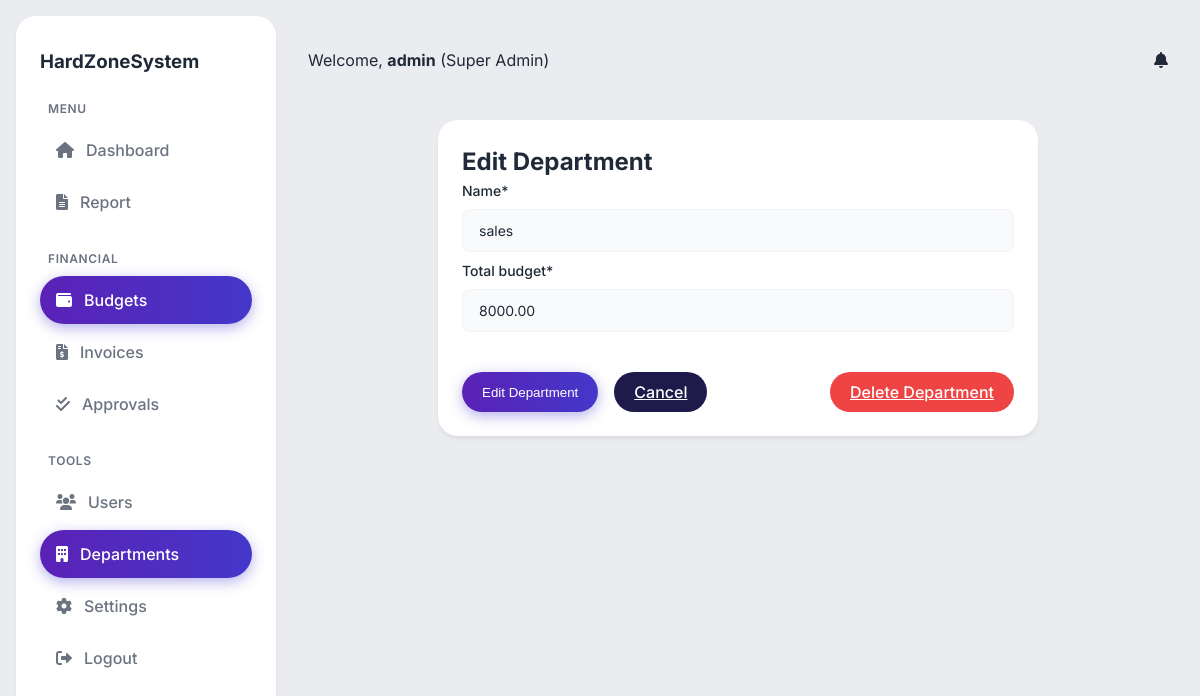
The page /budgets/departments/edit/6/ (signed in) on the database its author committed.
### users/models.py (models this page shows, shortened)
class CustomUser(AbstractUser):
    ROLE_CHOICES = (
        ('ADMIN', 'Super Admin'),
        ('MANAGER', 'Manager'),
        ('EMPLOYEE', 'Employee'),
    )
    role = models.CharField(max_length=20, choices=ROLE_CHOICES, default='EMPLOYEE')
    department = models.ForeignKey('budgets.Department', on_delete=models.SET_NULL, null=True, blank=True, related_name='members')
    manager = models.ForeignKey('self', on_delete=models.SET_NULL, null=True, blank=True, related_name='subordinates')
    status = models.BooleanField(default=True) # True for Active, False for Inactive

### budgets/models.py (models this page shows, shortened)
class Department(models.Model):
    name = models.CharField(max_length=100, unique=True)
    total_budget = models.DecimalField(max_digits=12, decimal_places=2, default=0.00)

### budgets/views.py (the view)
# urls.py: path('departments/edit/<int:pk>/', views.department_edit, name='department_edit'),
@admin_required
def department_edit(request, pk):
    dept = get_object_or_404(Department, pk=pk)
    if request.method == 'POST':
        form = DepartmentForm(request.POST, instance=dept)
        if form.is_valid():
            form.save()
            messages.success(request, f"Department {dept.name} updated successfully.")
            return redirect('department_list')
    else:
        form = DepartmentForm(instance=dept)
    return render(request, 'budgets/department_form.html', {'form': form, 'action': 'Edit', 'dept': dept})

### budgets/views.py
class DepartmentForm(forms.ModelForm):
    class Meta:
        model = Department
        fields = ['name', 'total_budget']

### budgets/views.py (called while the page is built)
def admin_required(function):
    return user_passes_test(lambda u: u.is_authenticated and u.role == 'ADMIN')(function)

### templates/budgets/department_form.html (shortened to what this page needs)
{% extends 'base.html' %}
{% load crispy_forms_tags %}
{% block content %}
<div class="card" style="max-width: 600px; margin: 0 auto;">
    <h2>{{ action }} Department</h2>
    <form method="post">
        {{ form|crispy }}
        <div style="margin-top: 2rem; display: flex; gap: 1rem; justify-content: space-between;">
            <div style="display: flex; gap: 1rem;">
                <button type="submit" class="btn btn-primary">{{ action }} Department</button>
                <a href="{% url 'department_list' %}" class="btn" style="background: var(--secondary-color); color: white;">Cancel</a>
            </div>
            {% if action == 'Edit' %}
            <a href="{% url 'department_delete' dept.id %}" class="btn" style="background: var(--danger); color: white;">Delete Department</a>
            {% endif %}
        </div>
    </form>
</div>
{% endblock %}

### templates/base.html (shortened to what this page needs)
<!DOCTYPE html>
<html lang="en">
<head>
    {% load static %}
    <link rel="stylesheet" href="{% static 'css/style.css' %}">
    <link rel="stylesheet" href="https://cdnjs.cloudflare.com/ajax/libs/font-awesome/6.0.0/css/all.min.css">
</head>
<body>
    <div class="dashboard-container">
        {% if user.is_authenticated %}
        <aside class="sidebar">
            <h3>HardZoneSystem</h3>
            <ul class="nav-links">
                <li><span class="menu-group">Menu</span></li>
                <li><a href="{% url 'dashboard' %}"
                        class="{% if request.resolver_match.url_name == 'dashboard' %}active{% endif %}">
                        <i class="fas fa-home"></i> <span>Dashboard</span></a></li>
                <li><a href="{% url 'export_report_excel' %}"><i class="fas fa-file-alt"></i> <span>Report</span></a></li>
                <li><span class="menu-group">Financial</span></li>
                <li><a href="{% url 'budget_list' %}" class="{% if 'budgets' in request.path %}active{% endif %}">
                        <i class="fas fa-wallet"></i> <span>Budgets</span></a></li>
                <li><a href="{% url 'expense_list' %}" class="{% if 'expenses' in request.path %}active{% endif %}">
                        <i class="fas fa-file-invoice-dollar"></i> <span>Invoices</span></a></li>
                {% if user.role != 'EMPLOYEE' %}
                <li><a href="{% url 'approval_list' %}" class="{% if 'approvals' in request.path %}active{% endif %}">
                        <i class="fas fa-check-double"></i> <span>Approvals</span></a></li>
                {% endif %}
                <li><span class="menu-group">Tools</span></li>
                {% if user.role == 'ADMIN' %}
                <li><a href="{% url 'user_list' %}" class="{% if 'users' in request.path %}active{% endif %}">
                        <i class="fas fa-users"></i> <span>Users</span></a></li>
                <li><a href="{% url 'department_list' %}"
                        class="{% if 'departments' in request.path %}active{% endif %}">
                        <i class="fas fa-building"></i> <span>Departments</span></a></li>
                <li><a href="{% url 'company_settings' %}" class="{% if 'settings' in request.path %}active{% endif %}">
                        <i class="fas fa-cog"></i> <span>Settings</span></a></li>
                {% endif %}
                <li><a href="{% url 'logout' %}"><i class="fas fa-sign-out-alt"></i> <span>Logout</span></a></li>
            </ul>
        </aside>
        {% endif %}
        <main class="main-content">
            {% if user.is_authenticated %}
            <header class="top-nav">
                <div class="user-info">
                    Welcome, <strong>{{ user.username }}</strong> ({{ user.get_role_display }})
                </div>
                <div class="notifications">
                    <i class="fas fa-bell"></i>
                </div>
            </header>
            {% endif %}
            {% block content %}
            {% endblock %}
        </main>
    </div>
</body>
</html>

### static/css/style.css (style rules this page uses)
:root { --primary-color: #4338ca; --primary-hover: #3730a3; --secondary-color: #1e1b4b; --bg-main: #ebecf0; --bg-card: #ffffff; --bg-sidebar: #ffffff; --text-main: #1f2937; --text-muted: #6b7280; --border-color: #f3f4f6; --success: #10b981; --success-bg: #d1fae5; --danger: #ef4444; --danger-bg: #fee2e2; --warning: #f59e0b; }
* { margin: 0; padding: 0; box-sizing: border-box; }
body { font-family: 'Inter', sans-serif; background-color: var(--bg-main); color: var(--text-main); line-height: 1.5; }
.dashboard-container { display: flex; min-height: 100vh; }
.sidebar { width: 260px; background-color: var(--bg-sidebar); color: var(--text-main); padding: 2rem 1.5rem; margin: 1rem 0 1rem 1rem; border-radius: 20px; transition: all 0.3s; box-shadow: 0 4px 6px -1px rgba(0, 0, 0, 0.05), 0 2px 4px -1px rgba(0, 0, 0, 0.03); }
.nav-links { list-style: none; }
.nav-links li { margin-bottom: 0.25rem; }
.nav-links li span.menu-group { display: block; font-size: 0.75rem; text-transform: uppercase; color: var(--text-muted); margin: 1.5rem 0 0.5rem 0.5rem; letter-spacing: 0.05em; font-weight: 600; }
.nav-links a { color: var(--text-muted); text-decoration: none; padding: 0.75rem 1rem; display: flex; align-items: center; gap: 0.75rem; border-radius: 9999px; transition: all 0.2s; font-weight: 500; }
.nav-links a.active { background: linear-gradient(90deg, #5b21b6 0%, #4338ca 100%); color: white; box-shadow: 0 4px 14px 0 rgba(67, 56, 202, 0.39); }
.main-content { flex: 1; padding: 2rem; }
.top-nav { display: flex; justify-content: space-between; align-items: center; margin-bottom: 2rem; background: transparent; padding: 1rem 0; }
.card { background: var(--bg-card); border-radius: 20px; padding: 1.5rem; box-shadow: 0 4px 6px -1px rgba(0, 0, 0, 0.05), 0 2px 4px -1px rgba(0, 0, 0, 0.03); margin-bottom: 1.5rem; border: none; }
.btn { padding: 0.5rem 1.25rem; border-radius: 9999px; font-weight: 500; cursor: pointer; border: none; transition: all 0.2s; }
.btn-primary { background: linear-gradient(90deg, #5b21b6 0%, #4338ca 100%); color: white; box-shadow: 0 4px 14px 0 rgba(67, 56, 202, 0.39); }
input[type="text"], input[type="password"], input[type="email"], input[type="number"], input[type="date"], select, textarea { width: 100%; padding: 0.75rem 1rem; border: 1px solid var(--border-color); border-radius: 0.5rem; background-color: #f9fafb; color: var(--text-main); font-size: 0.875rem; transition: all 0.2s; outline: none; font-family: inherit; margin-bottom: 0.5rem; }
label { display: block; margin-bottom: 0.5rem; font-weight: 500; color: var(--text-main); font-size: 0.875rem; }

### rows shown on the page
CustomUser: username "admin", role "Super Admin"
Department: name "sales", total_budget "8000.00"

### other values the page prints
{{ action }} "Edit"
